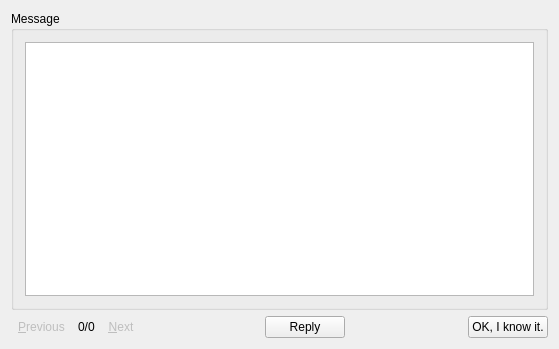
<?xml version="1.0" encoding="UTF-8"?>
<ui version="4.0">
 <class>SystemManagementWidgetClass</class>
 <widget class="QWidget" name="SystemManagementWidgetClass">
  <property name="windowModality">
   <enum>Qt::ApplicationModal</enum>
  </property>
  <property name="geometry">
   <rect>
    <x>0</x>
    <y>0</y>
    <width>559</width>
    <height>349</height>
   </rect>
  </property>
  <property name="sizePolicy">
   <sizepolicy hsizetype="Expanding" vsizetype="Expanding">
    <horstretch>0</horstretch>
    <verstretch>0</verstretch>
   </sizepolicy>
  </property>
  <property name="windowTitle">
   <string>Message</string>
  </property>
  <property name="windowIcon">
   <iconset resource="../resources.qrc">
    <normaloff>:/icon/resources/images/announcement.png</normaloff>:/icon/resources/images/announcement.png</iconset>
  </property>
  <layout class="QVBoxLayout" name="verticalLayout_2">
   <item>
    <widget class="QGroupBox" name="groupBoxMessage">
     <property name="sizePolicy">
      <sizepolicy hsizetype="Preferred" vsizetype="Preferred">
       <horstretch>0</horstretch>
       <verstretch>5</verstretch>
      </sizepolicy>
     </property>
     <property name="title">
      <string>Message</string>
     </property>
     <layout class="QVBoxLayout" name="verticalLayout">
      <item>
       <widget class="QTextBrowser" name="textBrowser">
        <property name="toolTip">
         <string>Announcement</string>
        </property>
        <property name="statusTip">
         <string>Announcement</string>
        </property>
        <property name="lineWrapMode">
         <enum>QTextEdit::NoWrap</enum>
        </property>
        <property name="openExternalLinks">
         <bool>true</bool>
        </property>
       </widget>
      </item>
     </layout>
    </widget>
   </item>
   <item>
    <layout class="QHBoxLayout" name="horizontalLayout">
     <item>
      <widget class="QToolButton" name="toolButtonPrevious">
       <property name="enabled">
        <bool>false</bool>
       </property>
       <property name="toolTip">
        <string>Previous Announcement</string>
       </property>
       <property name="statusTip">
        <string>Previous Announcement</string>
       </property>
       <property name="text">
        <string>&amp;Previous</string>
       </property>
       <property name="icon">
        <iconset resource="../resources.qrc">
         <normaloff>:/icon/resources/images/previous.png</normaloff>:/icon/resources/images/previous.png</iconset>
       </property>
       <property name="autoRaise">
        <bool>true</bool>
       </property>
      </widget>
     </item>
     <item>
      <widget class="QLabel" name="labelCount">
       <property name="text">
        <string>0/0</string>
       </property>
      </widget>
     </item>
     <item>
      <widget class="QToolButton" name="toolButtonNext">
       <property name="enabled">
        <bool>false</bool>
       </property>
       <property name="toolTip">
        <string>Next Announcement</string>
       </property>
       <property name="statusTip">
        <string>Next Announcement</string>
       </property>
       <property name="text">
        <string>&amp;Next</string>
       </property>
       <property name="icon">
        <iconset resource="../resources.qrc">
         <normaloff>:/icon/resources/images/next.png</normaloff>:/icon/resources/images/next.png</iconset>
       </property>
       <property name="autoRaise">
        <bool>true</bool>
       </property>
      </widget>
     </item>
     <item>
      <spacer name="horizontalSpacer">
       <property name="orientation">
        <enum>Qt::Horizontal</enum>
       </property>
       <property name="sizeHint" stdset="0">
        <size>
         <width>40</width>
         <height>20</height>
        </size>
       </property>
      </spacer>
     </item>
     <item>
      <widget class="QPushButton" name="pushButtonReply">
       <property name="text">
        <string>Reply</string>
       </property>
       <property name="checked">
        <bool>false</bool>
       </property>
      </widget>
     </item>
     <item>
      <spacer name="horizontalSpacer_2">
       <property name="orientation">
        <enum>Qt::Horizontal</enum>
       </property>
       <property name="sizeHint" stdset="0">
        <size>
         <width>40</width>
         <height>20</height>
        </size>
       </property>
      </spacer>
     </item>
     <item>
      <widget class="QPushButton" name="pushButtonACK">
       <property name="text">
        <string>OK, I know it.</string>
       </property>
      </widget>
     </item>
    </layout>
   </item>
  </layout>
  <action name="actionAddAdmin">
   <property name="text">
    <string>Add Admin</string>
   </property>
   <property name="toolTip">
    <string>Add user to local admin group</string>
   </property>
  </action>
  <action name="actionDeleteAdmin">
   <property name="text">
    <string>Delete Admin</string>
   </property>
   <property name="toolTip">
    <string>Delete user from local admin group</string>
   </property>
  </action>
 </widget>
 <layoutdefault spacing="6" margin="11"/>
 <resources>
  <include location="../resources.qrc"/>
 </resources>
 <connections/>
</ui>
